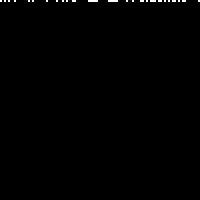
Frame 1 (no input)
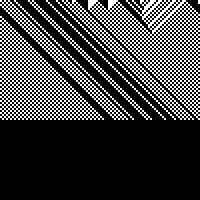
Frame 60 (the mouse pressed at the canvas centre just before this capture)
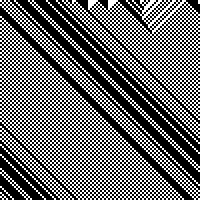
Frame 120 (the mouse held since frame 60 and released just before this capture)

The Processing sketch that drew these frames (run headless with seeded random() and noise(); from frame 60 on, the mouse is pressed at the canvas centre):

// Processing sketch: cellular_automaton
// ── cellular_automaton.pde
//最も基本的なセルオートマトンのプログラム
 
CA ca;   // セルオートマトンのクラスの定義

//初期化部
void setup() {
  size(200,200);
  frameRate(12);
  background(0);
  //int[] ruleset = {0,1,0,1,1,0,1,0};    // セルオートマトンの遷移ルールを定義
  int[] ruleset = {1,0,1,1,1,0,0,0};
  ca = new CA(ruleset);                 // セルオートマトンを初期化
}

//メインループ
//画面の一番下にいっても描画し続けるので永久に止まらない
void draw() {
  ca.render();    // セルオートマトンの描画関数を呼び出す
  ca.generate();  // 次の世代のセルオートマトンを計算する関数を呼び出し
}


//セルオートマトンのクラスを定義

class CA {

  int[] cells;     // セルが格納される配列
  int generation;  // 何世代目かを示す指標
  int scl;         // セルの描画サイズの指標　セルは正方形でその一辺に相当
  int[] rules;     // 遷移ルールを格納する配列 


  CA(int[] r) {
    rules = r; //ルール数がセット
    scl = 2; //セルの描画サイズを1辺2画素にセット
    cells = new int[width/scl]; //セルを格納する配列を、描画サイズを考慮しセット
    restart(); //セルオートマトンを初期化
  }
  
  // セルオートマトンの初期化を行う関数
  void restart() {
    for (int i = 0; i < cells.length; i++) {
      cells[i] = int(random(2)); //初期世代のセルをランダムに設定
    }
    generation = 0; //世代をあらわす変数を0にセット
  }

  //次の世代を計算する関数
  void generate() {
   
    //次の世代のセルを格納するための配列を確保
    int[] nextgen = new int[cells.length];
  
    //両端以外の処理
    for (int i = 1; i < cells.length-1; i++) {
      int left = cells[i-1];   // 左の隣接セルをセット
      int me = cells[i];       // 注目セルをセット
      int right = cells[i+1];  // 右の隣接セルをセット
      nextgen[i] = rules(left,me,right); //ルール関数を呼び出し次の世代のセルを計算
    }
    
    //両端の処理 
    int left = cells[cells.length-1];
    int me = cells[0];
    int right = cells[1];
    nextgen[0] = rules(left,me,right);
    
    left = cells[cells.length-2];
    me = cells[cells.length-1];
    right = cells[0];
    nextgen[cells.length-1] = rules(left,me,right);
    
    
    // すべてが計算し終わったら、次の世代を現在の世代にコピーする
    cells = (int[]) nextgen.clone();
    generation++;
  }
  
  //セルの描画部
  void render() {
    //sclの大きさの正方形を、水平方向に左から右へ描画
    //世代が大きくなるほど、画面下に描画されるようになる
    for (int i = 0; i < cells.length; i++) {
      if (cells[i] == 1) fill(255);
      else               fill(0);
      noStroke();
      rect(i*scl,generation*scl, scl, scl); 
    }
  }
  
  //遷移ルールに従い、次の世代のセルを計算する部分
  // ここでaは左隣、bは注目セル、cは右隣のセルに相当
  int rules (int a, int b, int c) {
    if (a == 1 && b == 1 && c == 1) return rules[0];
    if (a == 1 && b == 1 && c == 0) return rules[1];
    if (a == 1 && b == 0 && c == 1) return rules[2];
    if (a == 1 && b == 0 && c == 0) return rules[3];
    if (a == 0 && b == 1 && c == 1) return rules[4];
    if (a == 0 && b == 1 && c == 0) return rules[5];
    if (a == 0 && b == 0 && c == 1) return rules[6];
    if (a == 0 && b == 0 && c == 0) return rules[7];
    return 0;
  }
 
}
